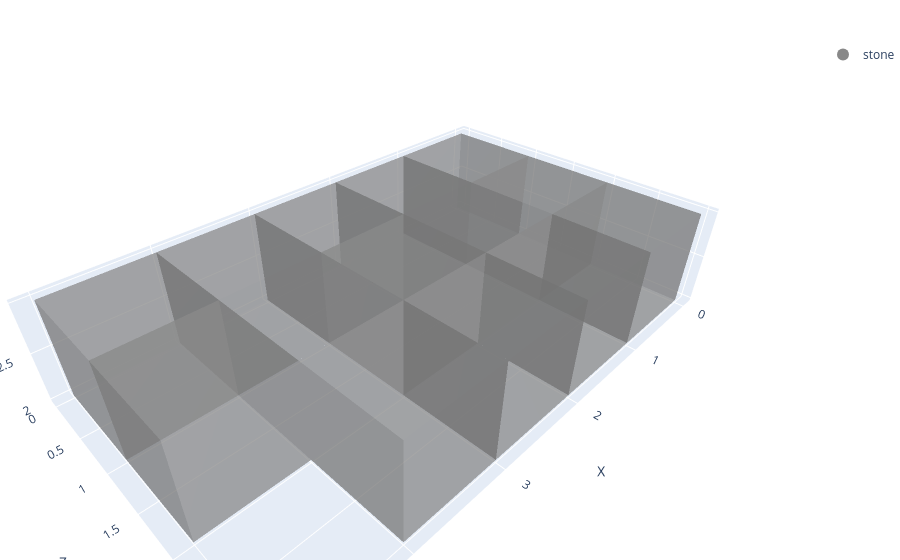

Notebook code for this chart:
### Code cell
coords = [
    {"x":  0, "y": 2, "z": 0, "material": "stone"},
    {"x":  1, "y": 2, "z": 0, "material": "stone"},
    {"x":  2, "y": 2, "z": 0, "material": "stone"},
    {"x":  3, "y": 2, "z": 0, "material": "stone"},
    {"x":  4, "y": 2, "z": 0, "material": "stone"},
    {"x":  0, "y": 2, "z": 1, "material": "stone"},
    {"x":  2, "y": 2, "z": 1, "material": "stone"},
    {"x":  4, "y": 2, "z": 1, "material": "stone"},
    {"x":  0, "y": 2, "z": 2, "material": "stone"},
    {"x":  1, "y": 2, "z": 2, "material": "stone"},
    {"x":  2, "y": 2, "z": 2, "material": "stone"},
    {"x":  3, "y": 2, "z": 2, "material": "stone"},
    # {"x":  4, "y": 2, "z": 2, "material": "stone"},
]

print(has_rooms(coords, 1))
print(has_rooms(coords, 2))
print(has_rooms(coords, 3))
print(has_rooms(coords, 4))
print(has_rooms(coords, 5))

plotly_blocks.plot(coords)

### Figure 1 — Plotly figure (JSON) as saved in the notebook; plotly's stock layout.template omitted (floating-point values rounded to 4 significant figures; data arrays with more than 128 entries replaced by an {"elided": "..."} marker saying what was removed)
{"data": [{"facecolor": {"elided": "144 str values"}, "flatshading": true, "i": {"elided": "144 int values"}, "j": {"elided": "144 int values"}, "k": {"elided": "144 int values"}, "opacity": 0.5, "type": "mesh3d", "x": [0, 1, 1, 0, 0, 1, 1, 0, 1, 2, 2, 1, 1, 2, 2, 1, 2, 3, 3, 2, 2, 3, 3, 2, 3, 4, 4, 3, 3, 4, 4, 3, 4, 5, 5, 4, 4, 5, 5, 4, 0, 1, 1, 0, 0, 1, 1, 0, 2, 3, 3, 2, 2, 3, 3, 2, 4, 5, 5, 4, 4, 5, 5, 4, 0, 1, 1, 0, 0, 1, 1, 0, 1, 2, 2, 1, 1, 2, 2, 1, 2, 3, 3, 2, 2, 3, 3, 2, 3, 4, 4, 3, 3, 4, 4, 3], "y": [0, 0, 0, 0, 1, 1, 1, 1, 0, 0, 0, 0, 1, 1, 1, 1, 0, 0, 0, 0, 1, 1, 1, 1, 0, 0, 0, 0, 1, 1, 1, 1, 0, 0, 0, 0, 1, 1, 1, 1, 1, 1, 1, 1, 2, 2, 2, 2, 1, 1, 1, 1, 2, 2, 2, 2, 1, 1, 1, 1, 2, 2, 2, 2, 2, 2, 2, 2, 3, 3, 3, 3, 2, 2, 2, 2, 3, 3, 3, 3, 2, 2, 2, 2, 3, 3, 3, 3, 2, 2, 2, 2, 3, 3, 3, 3], "z": [2, 2, 3, 3, 2, 2, 3, 3, 2, 2, 3, 3, 2, 2, 3, 3, 2, 2, 3, 3, 2, 2, 3, 3, 2, 2, 3, 3, 2, 2, 3, 3, 2, 2, 3, 3, 2, 2, 3, 3, 2, 2, 3, 3, 2, 2, 3, 3, 2, 2, 3, 3, 2, 2, 3, 3, 2, 2, 3, 3, 2, 2, 3, 3, 2, 2, 3, 3, 2, 2, 3, 3, 2, 2, 3, 3, 2, 2, 3, 3, 2, 2, 3, 3, 2, 2, 3, 3, 2, 2, 3, 3, 2, 2, 3, 3]}, {"marker": {"color": "#888888", "size": 8}, "mode": "markers", "name": "stone", "showlegend": true, "type": "scatter3d", "x": [null], "y": [null], "z": [null]}], "layout": {"legend": {"itemsizing": "constant"}, "margin": {"b": 0, "l": 0, "r": 0, "t": 40}, "scene": {"aspectmode": "data", "xaxis": {"title": {"text": "X"}}, "yaxis": {"title": {"text": "Z"}}, "zaxis": {"title": {"text": "Y (Height)"}}}, "title": {"text": ""}}}
